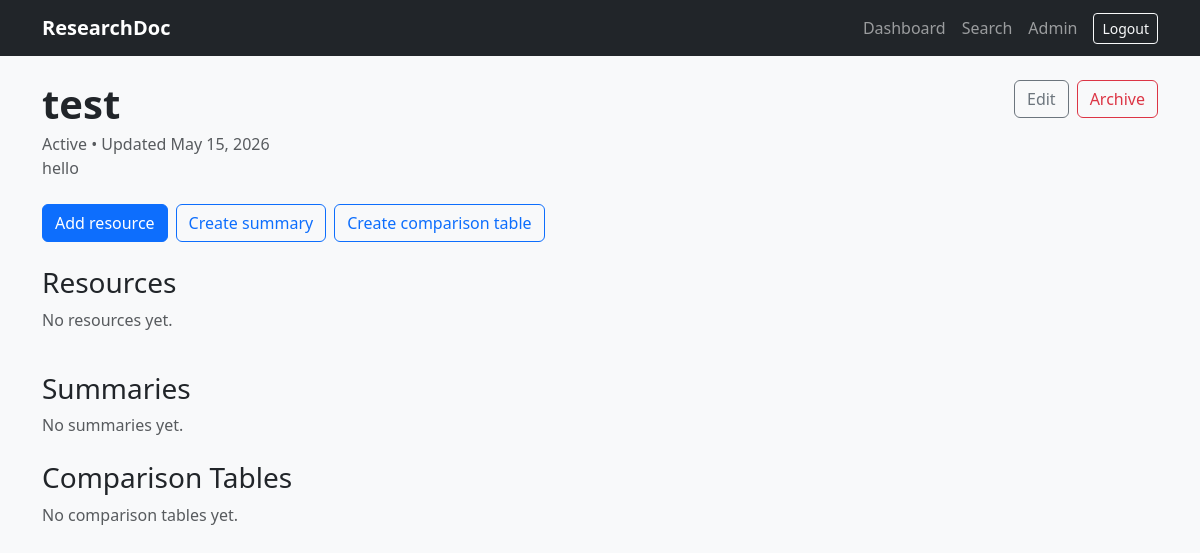
Screenshot of /projects/1/ (signed in) with the database file from the repository.
### research/models.py (models this page shows, shortened)
class ResearchProject(models.Model):
    STATUS_CHOICES = [
        ("active", "Active"),
        ("on_hold", "On hold"),
        ("completed", "Completed"),
    ]
    owner = models.ForeignKey(settings.AUTH_USER_MODEL, on_delete=models.CASCADE)
    title = models.CharField(max_length=200)
    description = models.TextField(blank=True)
    status = models.CharField(max_length=20, choices=STATUS_CHOICES, default="active")
    is_archived = models.BooleanField(default=False)
    created_at = models.DateTimeField(auto_now_add=True)
    updated_at = models.DateTimeField(auto_now=True)

### research/views.py (the view)
# urls.py: path("projects/<int:pk>/", views.project_detail, name="project_detail"),
@login_required
def project_detail(request, pk):
    project = get_object_or_404(ResearchProject, pk=pk, owner=request.user, is_archived=False)
    resources = Resource.objects.filter(project=project, is_archived=False)
    summaries = ResearchSummary.objects.filter(project=project, is_archived=False).order_by("-updated_at")
    tables = ComparisonTable.objects.filter(project=project, is_archived=False).order_by("-updated_at")
    return render(
        request,
        "research/project_detail.html",
        {
            "project": project,
            "resources": resources,
            "summaries": summaries,
            "tables": tables,
        },
    )

### research/templates/research/project_detail.html (shortened to what this page needs)
{% extends "research/base.html" %}
{% block content %}
<div class="mb-4">
  <div class="d-flex justify-content-between align-items-start gap-2 flex-wrap">
    <div>
      <h1 class="fw-bold mb-1">{{ project.title }}</h1>
      <div class="text-muted">{{ project.get_status_display }} • Updated {{ project.updated_at|date:"M j, Y" }}</div>
    </div>
    <div class="d-flex gap-2">
      <a href="{% url 'project_edit' project.pk %}" class="btn btn-outline-secondary">Edit</a>
      <a href="{% url 'project_archive' project.pk %}" class="btn btn-outline-danger">Archive</a>
    </div>
  </div>
  <p class="text-muted">{{ project.description }}</p>
</div>
<div class="d-flex gap-2 mb-4 flex-wrap">
  <a href="{% url 'resource_create' project.pk %}" class="btn btn-primary">Add resource</a>
  <a href="{% url 'summary_create' project.pk %}" class="btn btn-outline-primary">Create summary</a>
  <a href="{% url 'comparison_table_create' project.pk %}" class="btn btn-outline-primary">Create comparison table</a>
</div>
<h3>Resources</h3>
<div class="row mb-4">
  {% for resource in resources %}
    <div class="col-md-4 mb-3">
      <div class="card shadow-sm h-100 border-0">
        <div class="card-body">
          <div class="d-flex justify-content-between align-items-start gap-2">
            <h5 class="mb-1">{{ resource.title }}</h5>
            <span class="badge text-bg-secondary">{{ resource.get_resource_type_display }}</span>
          </div>
          <p>{{ resource.notes|truncatewords:20 }}</p>
          {% if resource.file %}
            <p><a href="{{ resource.file.url }}">View file</a></p>
          {% endif %}
          {% if resource.url %}
            <p><a href="{{ resource.url }}" target="_blank">Open link</a></p>
          {% endif %}
          <form method="post" action="{% url 'generate_ai_summary' resource.pk %}" class="d-inline ai-action-form">
            {% csrf_token %}
            <button type="submit" class="btn btn-sm btn-success" data-loading-text="Generating AI summary…">Generate AI summary</button>
          </form>
          <a href="{% url 'resource_edit' resource.pk %}" class="btn btn-sm btn-outline-secondary">Edit</a>
          <a href="{% url 'resource_archive' resource.pk %}" class="btn btn-sm btn-outline-danger">Archive</a>
        </div>
      </div>
    </div>
  {% empty %}
    <p class="text-muted">No resources yet.</p>
  {% endfor %}
</div>
<h3>Summaries</h3>
<div class="mb-4">
  {% for summary in summaries %}
    <div class="card shadow-sm mb-3 border-0">
      <div class="card-body">
        <div class="d-flex justify-content-between align-items-start gap-2 flex-wrap">
          <h5 class="mb-1">{{ summary.title }}</h5>
          <div class="d-flex gap-2 align-items-center">
            {% if summary.ai_generated %}
              <span class="badge text-bg-success">AI generated</span>
            {% endif %}
            <a href="{% url 'summary_edit' summary.pk %}" class="btn btn-sm btn-outline-secondary">Edit</a>
            <a href="{% url 'summary_archive' summary.pk %}" class="btn btn-sm btn-outline-danger">Archive</a>
          </div>
        </div>
        {% if summary.ai_generated %}
          <div class="alert alert-warning mt-3 mb-3">
            <strong>AI warning:</strong> AI-generated content must be reviewed and verified before academic use.
          </div>
        {% endif %}
        <div class="mt-2">{{ summary.summary_text|linebreaks }}</div>
        <div class="mt-3">
          <div class="fw-semibold">Citation</div>
          <div class="text-muted small mb-2">Record the exact source, page/location, and a supporting quote for academic use.</div>
          <div class="row g-2">
            <div class="col-md-6">
              <div class="small text-muted">Source</div>
              <div>{{ summary.citation_source|default:"—" }}</div>
            </div>
            <div class="col-md-6">
              <div class="small text-muted">Page / location</div>
              <div>{{ summary.citation_page|default:"—" }}</div>
            </div>
            <div class="col-12">
              <div class="small text-muted">Quote</div>
              <div>{{ summary.citation_quote|linebreaks|default:"—" }}</div>
            </div>
          </div>
        </div>
      </div>
    </div>
  {% empty %}
    <p class="text-muted">No summaries yet.</p>
  {% endfor %}
</div>
<h3>Comparison Tables</h3>
<div>
  {% for table in tables %}
    <a href="{% url 'comparison_table_detail' table.pk %}" class="btn btn-outline-dark mb-2">{{ table.title }}</a>
  {% empty %}
    <p class="text-muted">No comparison tables yet.</p>
  {% endfor %}
</div>
{% endblock %}

### rows the page displays
ResearchProject: title "test", status "Active", updated_at "May 15, 2026", description "hello"
